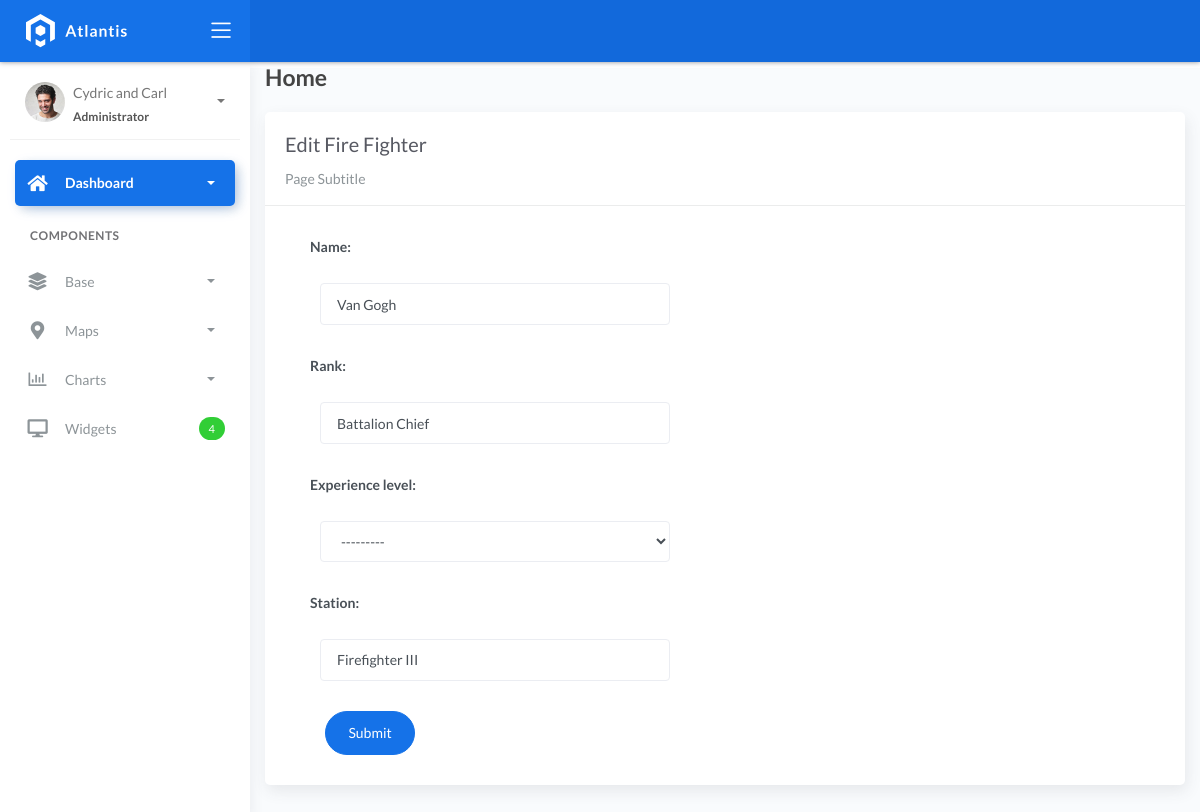
/fireFighter_list/1, run on an earlier commit of the app's database.
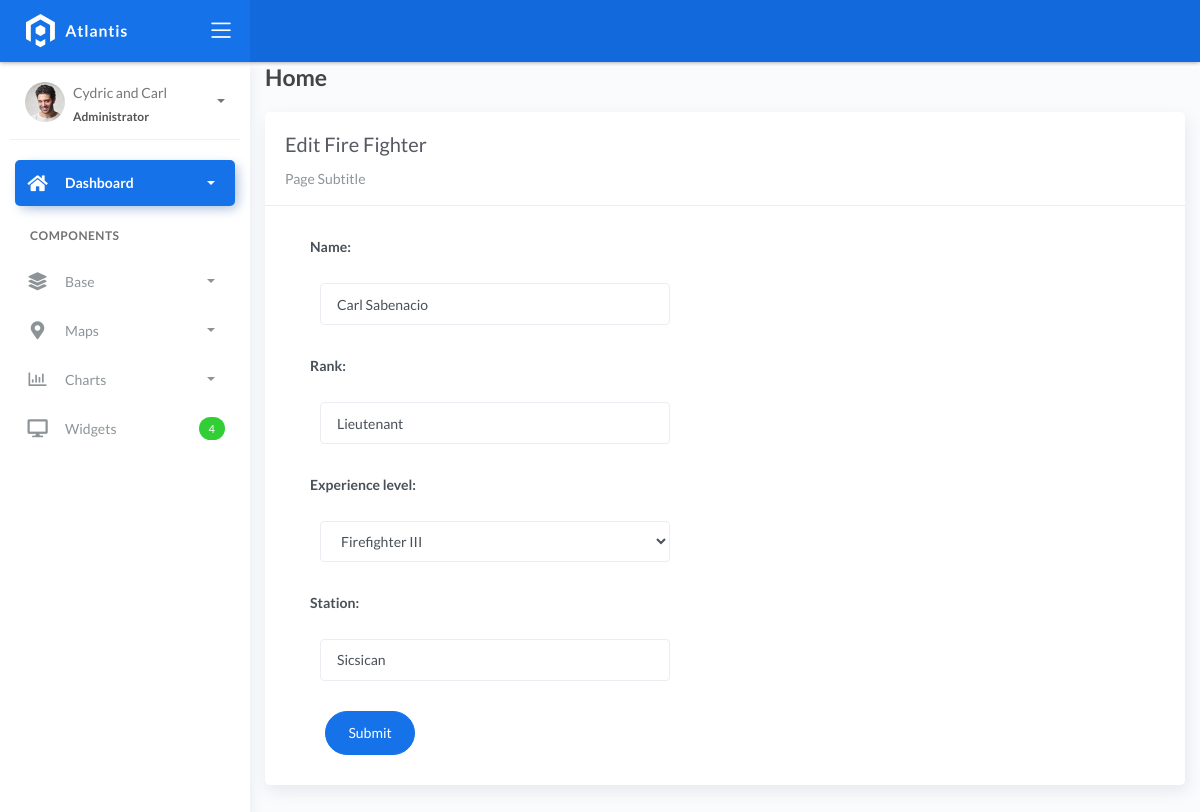
And on a later commit of the database.
### fire/models.py (models this page shows, shortened)
class BaseModel(models.Model):
    created_at = models.DateTimeField(auto_now_add=True, db_index=True)
    updated_at = models.DateTimeField(auto_now=True)
    class Meta:
        abstract = True

class Firefighters(BaseModel):
    XP_CHOICES = (
        ('Probationary Firefighter', 'Probationary Firefighter'),
        ('Firefighter I', 'Firefighter I'),
        ('Firefighter II', 'Firefighter II'),
        ('Firefighter III', 'Firefighter III'),
        ('Driver', 'Driver'),
        ('Captain', 'Captain'),
        ('Battalion Chief', 'Battalion Chief'),)
    name = models.CharField(max_length=150)
    rank = models.CharField(max_length=150)
    experience_level = models.CharField(
        max_length=45, null=True, blank=True, choices=XP_CHOICES)
    station = models.CharField(max_length=150)

### fire/views.py (the view, shortened to what this page needs)
# urls.py: path('fireFighter_list/<pk>', FireFighterUpdateView.as_view(), name='fireFighter-update'),
class FireFighterUpdateView(UpdateView):
    model = Firefighters
    fields = "__all__"
    context_object_name = "fireFighter"
    template_name = 'firefighter_edit.html'
    success_url = reverse_lazy('fireFighter-list')

### templates/firefighter_edit.html
{% extends 'base.html' %} {% load static %} {% block content %}
<div class="content">
    <div class="container-fluid">
        <h4 class="page-title">Home</h4>
        <div class="row">
            <div class="col-md-12">
                <div class="card">
                    <div class="card-header">
                        <div class="card-title">Edit Fire Fighter</div>
                        <div class="card-category">Page Subtitle</div>
                    </div>
                    <div class="col-md-6">
                        <div class="card-body">
                            <form class="" action="" method="post" novalidate>
                                {% csrf_token %} {% include 'includes/form.html' %}
                                <div class="form-group">
                                    <div class="col-md-12 col-sm-3">
                                        <button type="submit" class="btn btn-primary btn-rounded">Submit</button>
                                    </div>
                                </div>
                            </form>
                        </div>
                    </div>
                </div>
            </div>
        </div>
    </div>
</div>
{% endblock %}

### templates/includes/form.html (shortened to what this page needs)
{% load widget_tweaks %}
{% for field in form %}
<div class="field item form-group">
    <label>{{ field.label_tag }}</label>
  <div class="form-group">
    {% render_field field class="form-control" %}
  </div>
</div>
{% endfor %}

What changed in the data, as far as the page shows it:
changed Firefighters "Firefighter III": name "Van Gogh" → "Carl Sabenacio"; rank "Battalion Chief" → "Lieutenant"; experience_level "---------" → "Firefighter III"; station "Firefighter III" → "Sicsican"
